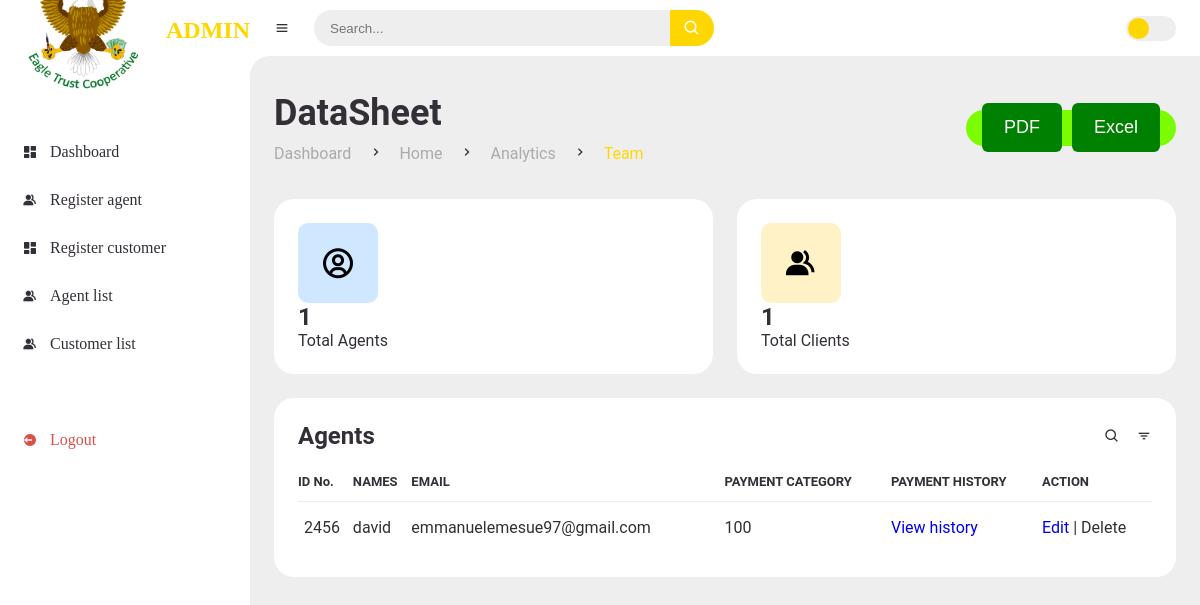
The app's page /customers/ (signed in), older data.
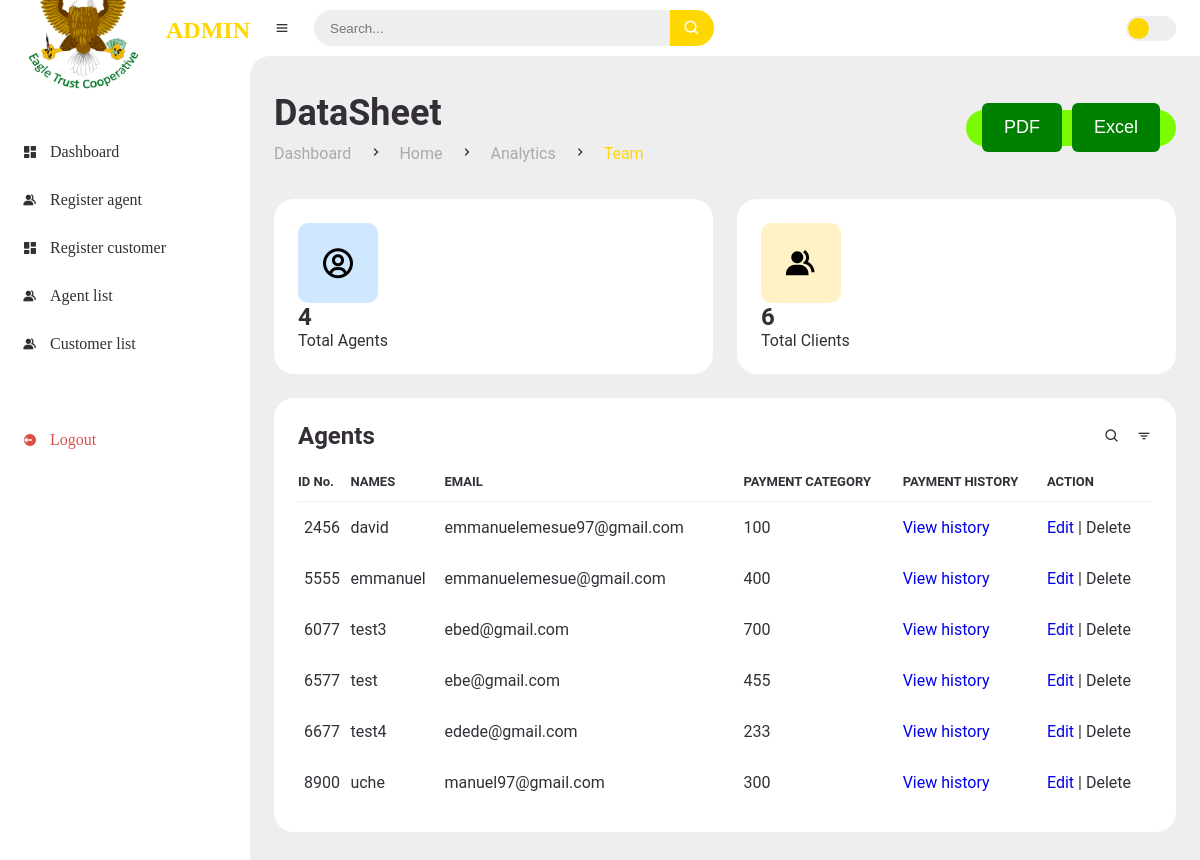
The same page, newer data.
### dashboard/models.py (models this page shows, shortened)
class Customer(models.Model):
    customer_id = models.IntegerField(primary_key=True, max_length=5,unique=True)
    username = models.CharField(max_length=255, unique=True)
    email = models.EmailField(unique=True)
    date_created = models.DateTimeField(auto_now_add=True, null=True)
    payment_category = models.IntegerField(default=0)
    phone_number = models.CharField(max_length=11,null=True,unique=True)

### dashboard/views.py (the view)
# urls.py: path('customers/', views.CustomerList.as_view(), name="customer_list"),
@method_decorator(login_required, name='dispatch')
class CustomerList(ListView):
    model = Customer
    template_name = 'dashboard/admin/customer_list.html'
    context_object_name = 'customer_list'  # Specify the context variable name for the queryset
    def get_queryset(self):
        return Customer.objects.all()
    def get_context_data(self, **kwargs):
        context = super().get_context_data(**kwargs)
        total_agents = Agent.objects.count()
        total_customer = Customer.objects.count()
        context['total_agents'] = total_agents
        context['total_customer'] = total_customer
        return context

### templates/dashboard/admin/customer_list.html (shortened to what this page needs)
{% extends 'main/admin_main.html' %}
{% load static %}
{% block content %}
		<main>
			<div class="head-title">
				<div class="left">
					<h1>DataSheet</h1>
					<ul class="breadcrumb">
						<li>
							<a href="index.html">Dashboard</a>
						</li>
						<li><i class='bx bx-chevron-right' ></i></li>
						<li>
							<a href="index.html">Home</a>
						</li>
                        <li><i class='bx bx-chevron-right' ></i></li>
						<li>
							<a  href="admin_analytics.html">Analytics</a>
						</li>
                        <li><i class='bx bx-chevron-right' ></i></li>
						<li class="active">
							<a class="active" href="admin_analytics.html">Team</a>
						</li>
					</ul>
				</div>
				<div class="btn-download">
					<button class="text" id="export-pdf">PDF</button>
					<button id="downloadexcel">Excel</button>
				</div>
			</div>
            <ul class="box-info">
				<li>
                    <a href="agent.html">
                        <i class='bx bx-user-circle'></i>
                        <span class="text">
                            <h3>{{total_agents}}</h3>
                            <p>Total Agents</p>
                        </span>
                    </a>
				</li>
				<li>
                    <a href="client.html">
                        <i class='bx bxs-group' ></i>
                        <span class="text">
                            <h3>{{total_customer}}</h3>
                            <p>Total Clients</p>
                        </span>
                    </a>
				</li>
			</ul>
			<div class="table-data">
				<div class="order">
					<div class="head">
						<h3>Agents</h3>
						<i class='bx bx-search' ></i>
						<i class='bx bx-filter' ></i>
					</div>
<table id="table">
    <thead>
        <tr>
            <th>ID No.</th>
            <th>NAMES</th>
            <th>EMAIL</th>
            <th>PAYMENT CATEGORY</th>
            <th>PAYMENT HISTORY</th>
            <th>ACTION</th>
        </tr>
    </thead>
    <tbody>
        {% for customer in customer_list %}
        <tr>
            <td>{{ customer.customer_id }}</td>
            <td>{{ customer.username }}</td>
            <td>{{ customer.email }}</td>
            <td>{{ customer.payment_category }}</td>
            <td><a href="{% url 'admin_payment_history' user_id=customer.customer_id %}">View history</a></td>
            <td>
				<a href="{% url 'customer_edit' pk=customer.pk %}">Edit</a> |
				<a data-modal-target="#modal" data-customer-id="{{ customer.id }}" class="delete-button">Delete</a>
			</td>
        </tr>
        {% empty %}
        <tr>
            <td colspan="6">No data available</td>
        </tr>
        {% endfor %}
    </tbody>
</table>
  </div>
				</div>
		</main>
	</section>
{% endblock %}

Row changes from the older to the newer data that the page shows:
added Customer: customer_id "5555", username "emmanuel", email "emmanuelemesue@gmail.com", payment_category "400"
added Customer: customer_id "6077", username "test3", email "ebed@gmail.com", payment_category "700"
added Customer: customer_id "6577", username "test", email "ebe@gmail.com", payment_category "455"
added Customer: customer_id "6677", username "test4", email "edede@gmail.com", payment_category "233"
added Customer: customer_id "8900", username "uche", email "manuel97@gmail.com", payment_category "300"
Text that changed along with them:
{{ total_agents }}: "1" → "4"
{{ total_customer }}: "1" → "6"
